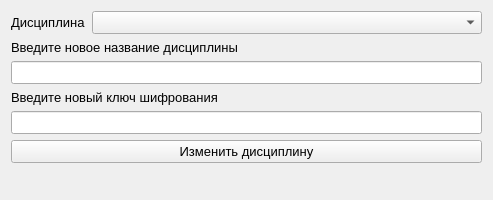
<?xml version="1.0" encoding="UTF-8"?>
<ui version="4.0">
 <class>Form</class>
 <widget class="QWidget" name="Form">
  <property name="windowModality">
   <enum>Qt::NonModal</enum>
  </property>
  <property name="geometry">
   <rect>
    <x>0</x>
    <y>0</y>
    <width>493</width>
    <height>200</height>
   </rect>
  </property>
  <property name="minimumSize">
   <size>
    <width>493</width>
    <height>200</height>
   </size>
  </property>
  <property name="maximumSize">
   <size>
    <width>493</width>
    <height>200</height>
   </size>
  </property>
  <property name="windowTitle">
   <string>Изменение дисциплины</string>
  </property>
  <layout class="QVBoxLayout" name="verticalLayout_4">
   <item>
    <layout class="QVBoxLayout" name="verticalLayout">
     <item>
      <layout class="QHBoxLayout" name="horizontalLayout">
       <item>
        <widget class="QLabel" name="label_3">
         <property name="font">
          <font>
           <pointsize>10</pointsize>
          </font>
         </property>
         <property name="text">
          <string>Дисциплина</string>
         </property>
        </widget>
       </item>
       <item>
        <widget class="QComboBox" name="comboBox_category">
         <property name="sizePolicy">
          <sizepolicy hsizetype="Preferred" vsizetype="Fixed">
           <horstretch>1</horstretch>
           <verstretch>0</verstretch>
          </sizepolicy>
         </property>
         <property name="font">
          <font>
           <pointsize>10</pointsize>
          </font>
         </property>
        </widget>
       </item>
      </layout>
     </item>
     <item>
      <layout class="QVBoxLayout" name="verticalLayout_2">
       <item>
        <widget class="QLabel" name="label">
         <property name="font">
          <font>
           <pointsize>10</pointsize>
          </font>
         </property>
         <property name="text">
          <string>Введите новое название дисциплины</string>
         </property>
        </widget>
       </item>
       <item>
        <widget class="QLineEdit" name="lineEdit_title">
         <property name="font">
          <font>
           <pointsize>10</pointsize>
          </font>
         </property>
        </widget>
       </item>
      </layout>
     </item>
     <item>
      <layout class="QVBoxLayout" name="verticalLayout_3">
       <item>
        <widget class="QLabel" name="label_2">
         <property name="font">
          <font>
           <pointsize>10</pointsize>
          </font>
         </property>
         <property name="text">
          <string>Введите новый ключ шифрования</string>
         </property>
        </widget>
       </item>
       <item>
        <widget class="QLineEdit" name="lineEdit_key">
         <property name="font">
          <font>
           <pointsize>10</pointsize>
          </font>
         </property>
        </widget>
       </item>
      </layout>
     </item>
     <item>
      <widget class="QPushButton" name="pushButton_submit">
       <property name="font">
        <font>
         <pointsize>10</pointsize>
        </font>
       </property>
       <property name="text">
        <string>Изменить дисциплину</string>
       </property>
      </widget>
     </item>
     <item>
      <widget class="QLabel" name="label_error">
       <property name="font">
        <font>
         <pointsize>10</pointsize>
        </font>
       </property>
       <property name="text">
        <string/>
       </property>
      </widget>
     </item>
    </layout>
   </item>
  </layout>
 </widget>
 <resources/>
 <connections/>
</ui>
